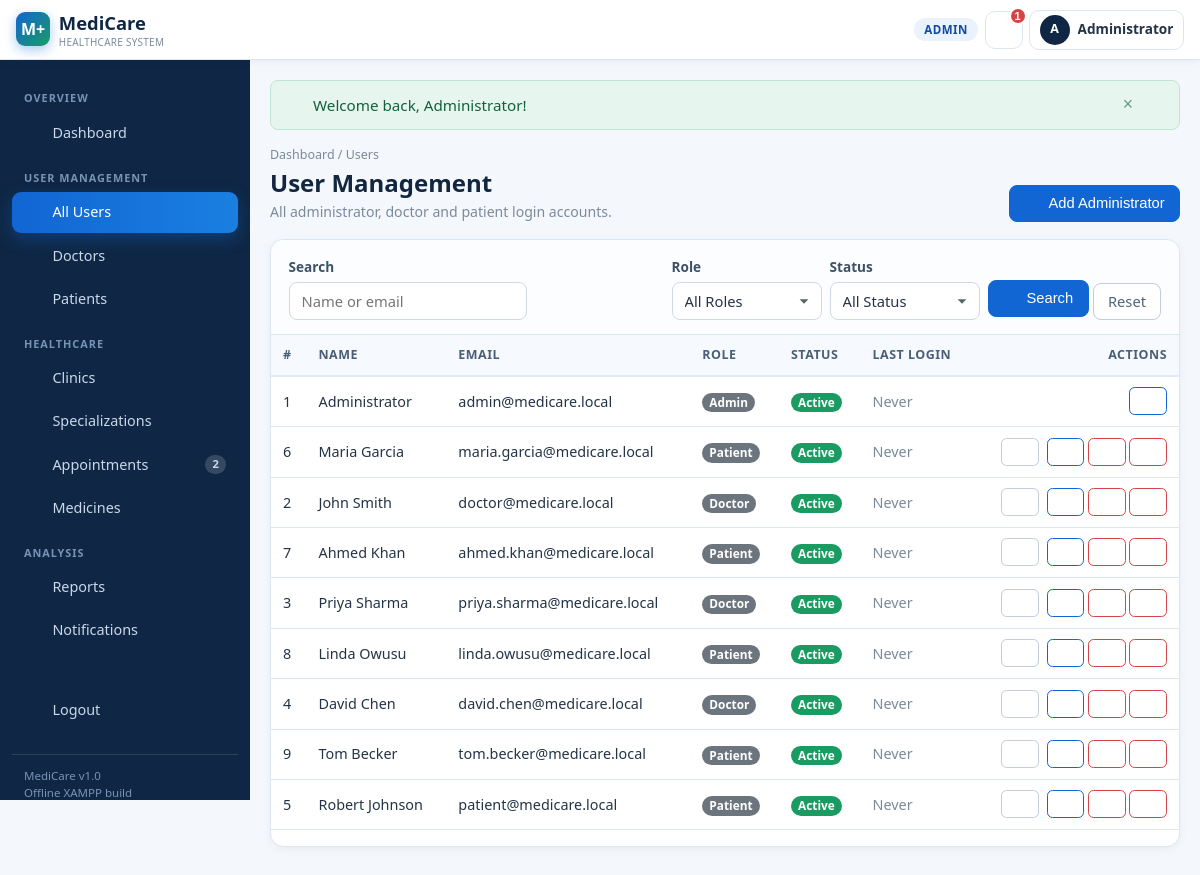
The page /admin/users.php (signed in) on the database its author committed.
### tables this page shows
CREATE TABLE `users` (
    `id`         INT UNSIGNED NOT NULL AUTO_INCREMENT,
    `role_id`    INT UNSIGNED NOT NULL,
    `email`      VARCHAR(120) NOT NULL,
    `password`   VARCHAR(255) NOT NULL COMMENT 'BCRYPT hash produced by password_hash()',
    `status`     ENUM('active','inactive') NOT NULL DEFAULT 'active',
    `last_login` DATETIME DEFAULT NULL,
    `created_at` DATETIME NOT NULL DEFAULT CURRENT_TIMESTAMP,
    `updated_at` DATETIME NOT NULL DEFAULT CURRENT_TIMESTAMP ON UPDATE CURRENT_TIMESTAMP,
    PRIMARY KEY (`id`),
    UNIQUE KEY `uq_users_email` (`email`),
    KEY `idx_users_role` (`role_id`),
    KEY `idx_users_status` (`status`),
    CONSTRAINT `fk_users_role`
        FOREIGN KEY (`role_id`) REFERENCES `roles` (`id`)
        ON DELETE RESTRICT ON UPDATE CASCADE
);

CREATE TABLE `roles` (
    `id`          INT UNSIGNED NOT NULL AUTO_INCREMENT,
    `role_name`   VARCHAR(20)  NOT NULL,
    `description` VARCHAR(150) DEFAULT NULL,
    PRIMARY KEY (`id`),
    UNIQUE KEY `uq_roles_name` (`role_name`)
);

### config/database.php (called while the page is built, shortened)
<?php
function db()
{
    static $conn = null;
    if ($conn instanceof mysqli) {
        return $conn;
    }
    try {
        $conn = new mysqli(DB_HOST, DB_USER, DB_PASS, DB_NAME, DB_PORT);
        $conn->set_charset('utf8mb4');
        $offset = (new DateTime('now', new DateTimeZone(APP_TIMEZONE)))->format('P');
        if (preg_match('/^[+-]\d{2}:\d{2}$/', $offset)) {
            $conn->query("SET time_zone = '" . $offset . "'");
        }
    } catch (Throwable $e) {
        db_fail('Unable to connect to the database.', $e);
    }
    return $conn;
}
function db_stmt($sql, array $params = [])
{
    $conn = db();
    try {
        $stmt = $conn->prepare($sql);
        if (!empty($params)) {
            $types = '';
            foreach ($params as $p) {
                if (is_int($p))          { $types .= 'i'; }
                elseif (is_float($p))    { $types .= 'd'; }
                else                     { $types .= 's'; }
            }
            $stmt->bind_param($types, ...$params);
        }
        $stmt->execute();
        return $stmt;
    } catch (Throwable $e) {
        db_fail('The system could not complete that database operation.', $e);
    }
}
function db_all($sql, array $params = [])
{
    $stmt = db_stmt($sql, $params);
    $res  = $stmt->get_result();
    $rows = $res ? $res->fetch_all(MYSQLI_ASSOC) : [];
    return $rows;
}

### includes/auth.php (called while the page is built, shortened)
<?php
require_once __DIR__ . '/functions.php';
function current_user_id(){ return (int) ($_SESSION['user']['id'] ?? 0); }

### admin/users.php (the view, shortened to what this page needs)
<?php
require_once __DIR__ . '/../includes/auth.php';
$search       = get_param('q');
$roleFilter   = get_param('role');
$statusFilter = get_param('status');
$where  = [];
$params = [];
$whereSql = $where ? 'WHERE ' . implode(' AND ', $where) : '';
$baseFrom = "FROM users u
             JOIN roles r ON r.id = u.role_id
             LEFT JOIN doctors  d ON d.user_id = u.id
             LEFT JOIN patients p ON p.user_id = u.id";
$total = (int) db_scalar("SELECT COUNT(*) $baseFrom $whereSql", $params);
$pg    = paginate($total);
$rows = db_all(
    "SELECT u.id, u.email, u.status, u.last_login, u.created_at, r.role_name,
            d.id AS doctor_id, p.id AS patient_id,
            COALESCE(CONCAT(d.first_name,' ',d.last_name), CONCAT(p.first_name,' ',p.last_name), 'Administrator') AS display_name
     $baseFrom
     $whereSql
     ORDER BY u.created_at DESC
     LIMIT ? OFFSET ?",
    array_merge($params, [$pg['per_page'], $pg['offset']])
);
include __DIR__ . '/../includes/header.php';
?>
<div class="page-head">
    <div>
        <div class="breadcrumbs"><a href="<?= e(url('admin/dashboard.php')) ?>">Dashboard</a> / Users</div>
        <h1>User Management</h1>
        <div class="sub">All administrator, doctor and patient login accounts.</div>
    </div>
    <div class="d-flex gap-2">
        <button class="btn btn-primary" data-bs-toggle="modal" data-bs-target="#addAdminModal"><?= icon('plus') ?> Add Administrator</button>
    </div>
</div>
<div class="table-card">
    <form class="filter-bar" method="get">
        <div class="grow">
            <label class="form-label">Search</label>
            <input type="text" class="form-control" name="q" value="<?= e($search) ?>" placeholder="Name or email">
        </div>
        <div>
            <label class="form-label">Role</label>
            <select class="form-select auto-submit" name="role">
                <option value="">All Roles</option>
            </select>
        </div>
        <div>
            <label class="form-label">Status</label>
            <select class="form-select auto-submit" name="status">
                <option value="">All Status</option>
            </select>
        </div>
        <div>
            <button class="btn btn-primary"><?= icon('search') ?> Search</button>
            <a class="btn btn-outline-secondary" href="<?= e(url('admin/users.php')) ?>">Reset</a>
        </div>
    </form>
    <div class="table-responsive">
        <table class="table table-hover align-middle">
            <thead>
                <tr><th>#</th><th>Name</th><th>Email</th><th>Role</th><th>Status</th><th>Last Login</th><th class="text-end">Actions</th></tr>
            </thead>
            <tbody>
            <?php if (!$rows): ?>
                <tr><td colspan="7"><div class="empty"><?= icon('search') ?><div>No users found.</div></div></td></tr>
            <?php else: foreach ($rows as $r): ?>
                <tr>
                    <td><?= (int) $r['id'] ?></td>
                    <td><?= e($r['display_name']) ?></td>
                    <td><?= e($r['email']) ?></td>
                    <td><span class="badge bg-secondary"><?= e(nice_label($r['role_name'])) ?></span></td>
                    <td><?= status_badge($r['status']) ?></td>
                    <td><?= $r['last_login'] ? e(format_datetime($r['last_login'])) : '<span class="text-muted">Never</span>' ?></td>
                    <td class="text-end">
                        <?php if ($r['role_name'] === 'doctor' && $r['doctor_id']): ?>
                            <a class="btn btn-sm btn-outline-secondary" href="<?= e(url('admin/doctor_view.php?id=' . (int) $r['doctor_id'])) ?>"><?= icon('eye') ?></a>
                        <?php elseif ($r['role_name'] === 'patient' && $r['patient_id']): ?>
                            <a class="btn btn-sm btn-outline-secondary" href="<?= e(url('admin/patient_view.php?id=' . (int) $r['patient_id'])) ?>"><?= icon('eye') ?></a>
                        <?php endif; ?>
                        <button type="button" class="btn btn-sm btn-outline-primary"
                                data-bs-toggle="modal" data-bs-target="#resetPwModal"
                                data-user-id="<?= (int) $r['id'] ?>"
                                data-user-name="<?= e($r['display_name']) ?>"><?= icon('lock') ?></button>
                        <?php if ((int) $r['id'] !== current_user_id()): ?>
                            <form method="post" class="d-inline" data-confirm="<?= $r['status'] === 'active' ? 'Deactivate' : 'Activate' ?> this account?">
                                <button type="submit" class="btn btn-sm btn-outline-<?= $r['status'] === 'active' ? 'danger' : 'success' ?>">
                                    <?= $r['status'] === 'active' ? icon('close') : icon('check') ?>
                                </button>
                            </form>
                            <form method="post" class="d-inline" data-confirm="Delete this user permanently? This cannot be undone.">
                                <button type="submit" class="btn btn-sm btn-outline-danger"><?= icon('trash') ?></button>
                            </form>
                        <?php endif; ?>
                    </td>
                </tr>
            <?php endforeach; endif; ?>
            </tbody>
        </table>
    </div>
    <div class="px-3 pb-3"><?php render_pagination($pg, ['q' => $search, 'role' => $roleFilter, 'status' => $statusFilter]); ?></div>
</div>
<?php include __DIR__ . '/../includes/footer.php'; ?>

### includes/functions.php (shortened to what this page needs)
<?php
require_once __DIR__ . '/../config/database.php';
function e($value)
{
    return htmlspecialchars((string) $value, ENT_QUOTES | ENT_SUBSTITUTE, 'UTF-8');
}
function url($path = '')
{
    return BASE_URL . ltrim($path, '/');
}
function get_param($key, $default = '') { return isset($_GET[$key]) ? trim((string) $_GET[$key]) : $default; }
function render_flash()
{
    foreach ($_SESSION['flash'] as $f) {
        $icon = ($f['type'] === 'success') ? 'check-circle'
              : (($f['type'] === 'danger') ? 'alert-circle' : 'info');
        echo '<div class="alert alert-' . e($f['type']) . ' alert-dismissible fade show" role="alert">'
           . icon($icon) . ' <span>' . $f['message'] . '</span>'
           . '<button type="button" class="btn-close" data-bs-dismiss="alert" aria-label="Close"></button>'
           . '</div>';
    }
}
function nice_label($value)
{
    return ucwords(str_replace('_', ' ', (string) $value));
}
function badge_class($status)
{
    switch (strtolower((string) $status)) {
        case 'active':
        case 'confirmed':
        case 'paid':
        case 'taken':
        case 'approved':   return 'success';
    }
}
function status_badge($status)
{
    return '<span class="badge bg-' . badge_class($status) . '">' . e(nice_label($status)) . '</span>';
}
function icon($name, $class = 'ic')
{
    $d = $paths[$name] ?? $paths['info'];
    return '<svg class="' . e($class) . '" viewBox="0 0 24 24" width="18" height="18" '
         . 'fill="currentColor" aria-hidden="true" focusable="false">' . $d . '</svg>';
}
function recent_notifications($userId, $limit = 8)
{
    return db_all(
        'SELECT * FROM notifications WHERE user_id = ? ORDER BY created_at DESC, id DESC LIMIT ?',
        [(int) $userId, (int) $limit]
    );
}

### assets/css/style.css (style rules this page uses)
:root { --mc-primary:#1266d4; --mc-primary-dark:#0f4c9e; --mc-navy:#0f2745; --mc-accent:#1a9b62; --mc-bg:#f4f7fb; --mc-line:#dde5ef; --mc-muted:#7b8a9b; --mc-sidebar-w:250px; }
body { background:var(--mc-bg) }
.ic { width:18px;height:18px;flex:0 0 auto }
.sb-link .ic { opacity:.9 }
.page-head { display:flex;align-items:flex-end;justify-content:space-between;gap:1rem; flex-wrap:wrap;margin-bottom:1.1rem }
.page-head h1 { font-size:1.5rem;margin:0 }
.page-head .sub { color:var(--mc-muted);font-size:.88rem;margin-top:.2rem }
.breadcrumbs { font-size:.78rem;color:var(--mc-muted);margin-bottom:.15rem }
.breadcrumbs a { color:var(--mc-muted) }
.table-card { background:#fff;border:1px solid var(--mc-line);border-radius:.85rem; box-shadow:0 2px 10px rgba(16,42,67,.05);overflow:hidden;margin-bottom:1.25rem }
.table-card .table { margin:0 }
.filter-bar { display:flex;flex-wrap:wrap;gap:.5rem;align-items:flex-end; padding:.9rem 1.1rem;background:#fbfdff;border-bottom:1px solid var(--mc-line) }
.filter-bar .form-control,.filter-bar .form-select { min-width:150px;width:auto }
.filter-bar .grow { flex:1 1 220px }

### rows shown on the page
users: id "1", display_name "Administrator", email "admin@medicare.local", role.role_name "Admin", status "Active", shows "Never"
users: id "6", display_name "Maria Garcia", email "maria.garcia@medicare.local", role.role_name "Patient", status "Active", shows "Never"
users: id "2", display_name "John Smith", email "doctor@medicare.local", role.role_name "Doctor", status "Active", shows "Never"
users: id "7", display_name "Ahmed Khan", email "ahmed.khan@medicare.local", role.role_name "Patient", status "Active", shows "Never"
users: id "3", display_name "Priya Sharma", email "priya.sharma@medicare.local", role.role_name "Doctor", status "Active", shows "Never"
users: id "8", display_name "Linda Owusu", email "linda.owusu@medicare.local", role.role_name "Patient", status "Active", shows "Never"
users: id "4", display_name "David Chen", email "david.chen@medicare.local", role.role_name "Doctor", status "Active", shows "Never"
users: id "9", display_name "Tom Becker", email "tom.becker@medicare.local", role.role_name "Patient", status "Active", shows "Never"
users: id "5", display_name "Robert Johnson", email "patient@medicare.local", role.role_name "Patient", status "Active", shows "Never"

### other values the page prints
APP_NAME "MediCare"
current_role() "ADMIN"
$unread "1"
substr(preg_replace('/^Dr\.\s*/', '', current_name()), 0, 1) "A"
current_name() "Administrator"
$label "Dashboard All Users Doctors Patients Clinics Specializations Appointments Medicines Reports Notifications Logout"
$badge "2"
$f['message'] "Welcome back, Administrator!"
